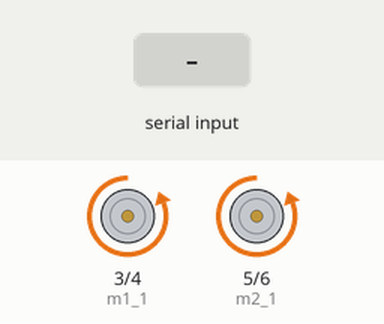
Simulated run of this sketch. Board: Arduino Uno, built with avr-gcc and run on an emulated ATmega328P. Shown: motor-driver pin pairs drawn as motors (green arrow = first pin HIGH = forward, orange = second pin HIGH = backward, longer = more drive). The test bench sets the inputs (shaded band).

Above: at 1.2 s.
1.3 s: "F" received over Serial
At 1.6 s:
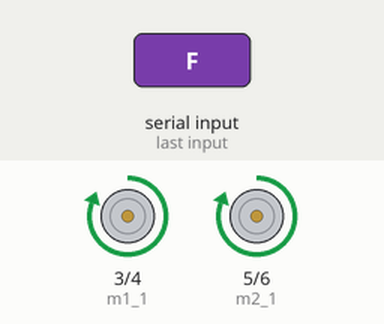
2.8 s: "R" received over Serial
At 3.9 s:
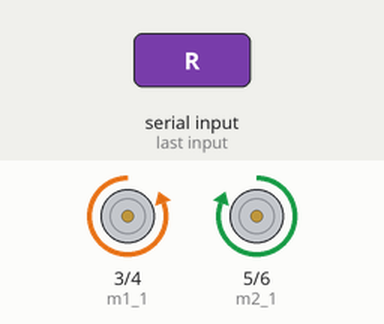
4.3 s: "L" received over Serial
At 5.0 s:
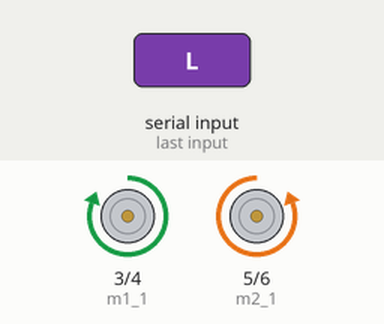
5.8 s: "1" received over Serial
At 6.2 s:
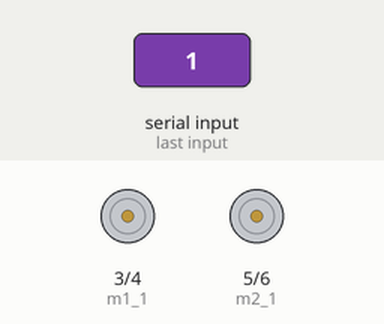
7.3 s: "B" received over Serial
At 8.5 s:
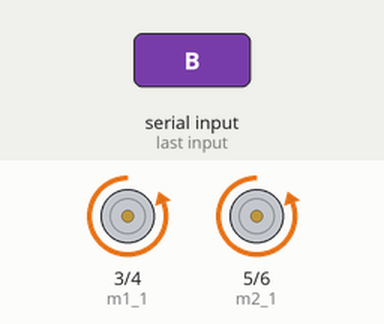
8.8 s: "0" received over Serial
At 9.7 s:
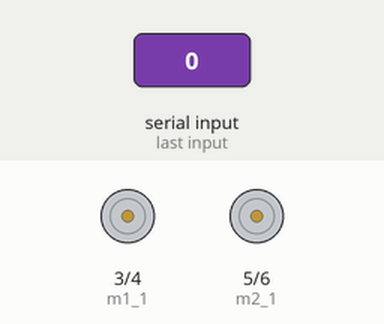
Timing chart, 0 to 11.3 s (numbered marks = the images above; inputs shaded):
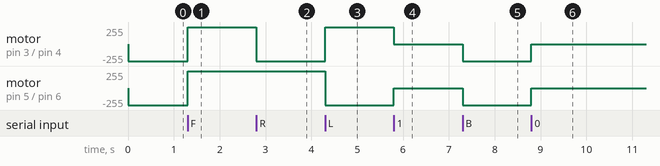

Measured:
- after the input at 1.3 s, motor on pin 3 (m1_1) / pin 4 (m1_2), motor on pin 5 (m2_1) / pin 6 (m2_2): backward 255/255 → forward 255/255 at once
- after the input at 2.8 s, motor on pin 3 (m1_1) / pin 4 (m1_2): forward 255/255 → backward 255/255 at once
- after the input at 4.3 s, motor on pin 3 (m1_1) / pin 4 (m1_2): backward 255/255 → forward 255/255 at once; motor on pin 5 (m2_1) / pin 6 (m2_2): forward 255/255 → backward 255/255 at once
- after the input at 5.8 s, motor on pin 3 (m1_1) / pin 4 (m1_2): forward 255/255 → stopped at once; motor on pin 5 (m2_1) / pin 6 (m2_2): backward 255/255 → stopped at once
- after the input at 7.3 s, motor on pin 3 (m1_1) / pin 4 (m1_2), motor on pin 5 (m2_1) / pin 6 (m2_2): stopped → backward 255/255 at once
- after the input at 8.8 s, motor on pin 3 (m1_1) / pin 4 (m1_2), motor on pin 5 (m2_1) / pin 6 (m2_2): backward 255/255 → stopped at once

The sketch:

Leap_Car_Arduino.ino
```cpp
#define m1_1 3
#define m1_2 4
#define m2_1 5
#define m2_2 6


void motors(){
pinMode(m1_1,OUTPUT);
pinMode(m1_2,OUTPUT);
pinMode(m2_1,OUTPUT);
pinMode(m2_2,OUTPUT);

}
void forward(){
digitalWrite(m1_1,HIGH);
digitalWrite(m1_2,LOW);
digitalWrite(m2_1,HIGH);
digitalWrite(m2_2,LOW);

}

void backward(){

digitalWrite(m1_1,LOW);
digitalWrite(m1_2,HIGH);
digitalWrite(m2_1,LOW);
digitalWrite(m2_2,HIGH);

}

void stop(){
digitalWrite(m1_1,LOW);
digitalWrite(m1_2,LOW);
digitalWrite(m2_1,LOW);
digitalWrite(m2_2,LOW);

}
void right(){
  digitalWrite(m1_1,LOW);
digitalWrite(m1_2,HIGH);
digitalWrite(m2_1,HIGH);
digitalWrite(m2_2,LOW);

  }

  void left(){
  digitalWrite(m1_1,HIGH);
digitalWrite(m1_2,LOW);
digitalWrite(m2_1,LOW);
digitalWrite(m2_2,HIGH);


}

void setup(){
motors();
backward();
Serial.begin(9600);
}


void loop(){

if(Serial.available()){
  char val=Serial.read();
  if(val=='F') forward();
  else if(val=='B') backward();
  else if(val=='R') right();
  else if(val=='L') left();
  else stop();

}
}
```
